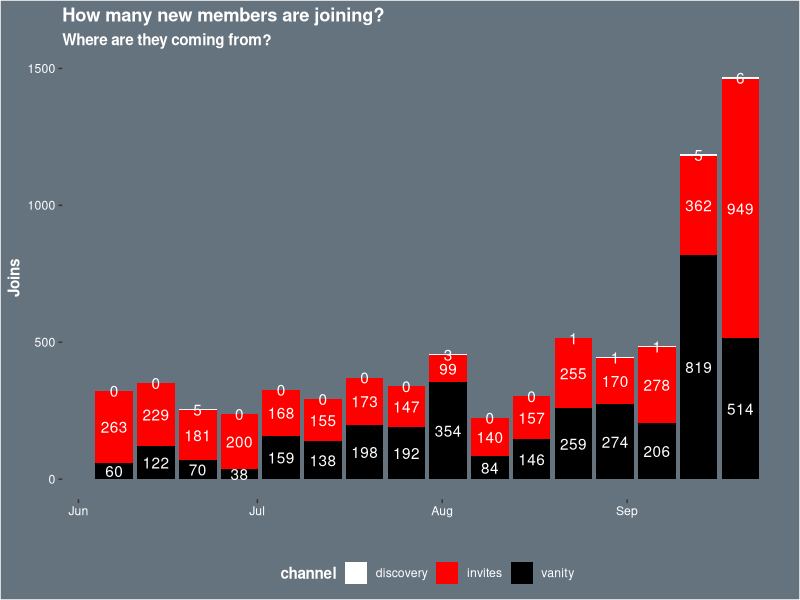
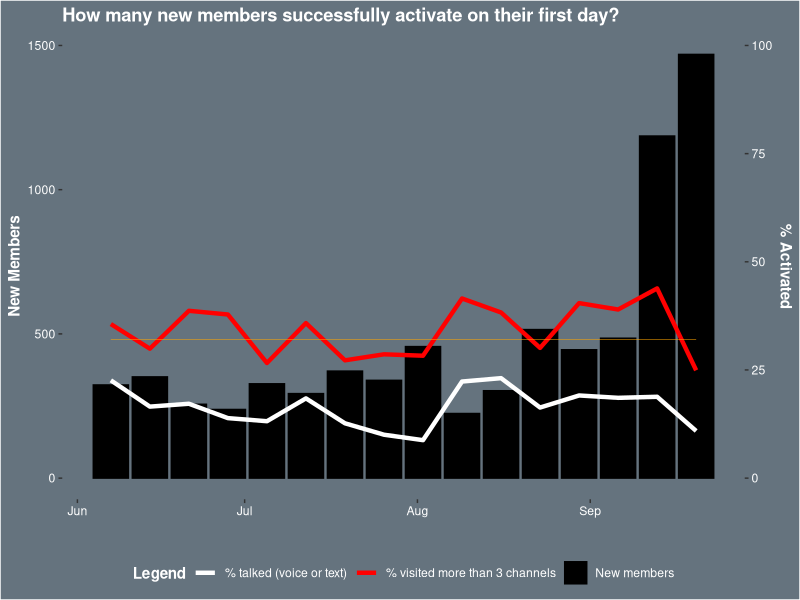
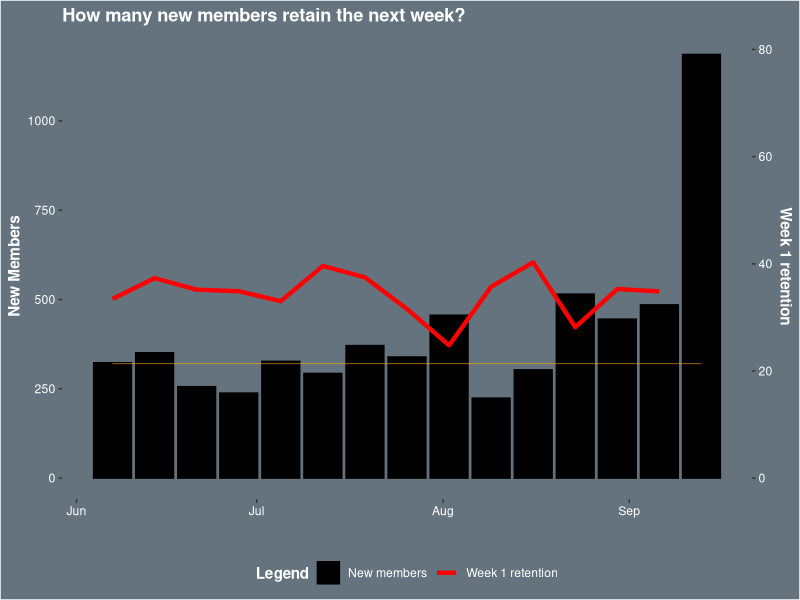
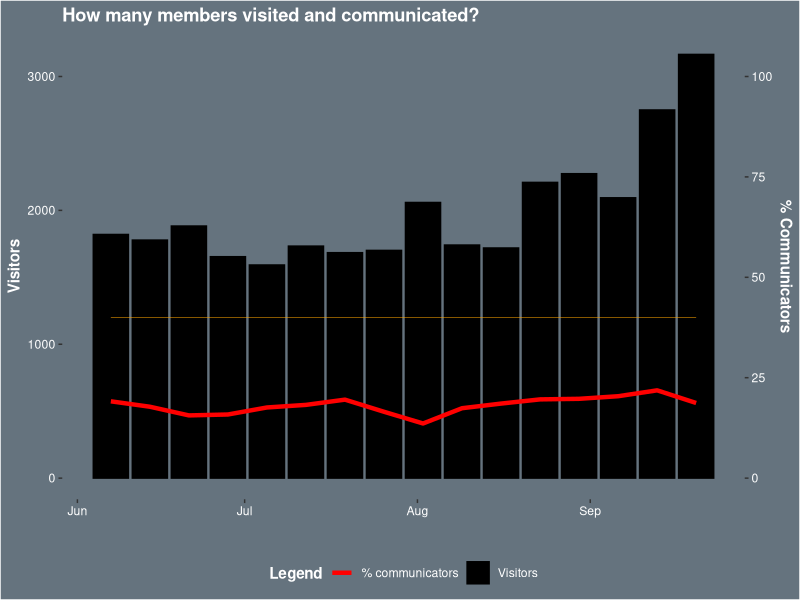
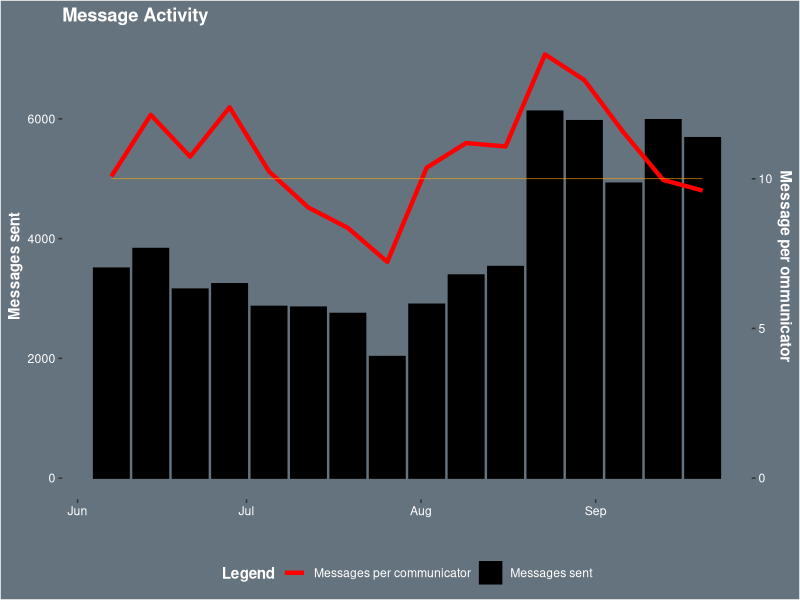

Reproduce these figures in R, in order.
# load library ----
library(tidyverse)

# load data ----
new_member <- read_csv("./raw_data/new-member-joins-by-source_290921.csv")
total_member <- read_csv("./raw_data/total-membership-joins_290921.csv")
first_activation <- read_csv("./raw_data/first-day-activation_290921.csv")
next_retention <- read_csv("./raw_data/next-week-retention_290921.csv")
visit_comm <- read_csv("./raw_data/visitors-communicators_290921.csv")
msg_avg <- read_csv("./raw_data/message-avg-msg_290921.csv")

# visualize new_member ----

# pivot longer
# fill by factor
# stacked bar chart
# geom_text
# bankless color scheme

new_member %>%
    rename(
        vanity = "vanity_joins",
        discovery = "discovery_joins",
        time = "interval_start_timestamp"
    ) %>%
    pivot_longer(cols = discovery:vanity, names_to = "channel", values_to = "count") %>%
    ggplot(aes(x = time, y = count, fill = channel)) +
    geom_bar(position = "stack", stat = "identity") +
    geom_text(aes(label = count), position = position_stack(vjust = 0.5), color = "white") +
    theme(
        legend.position = "bottom",
        legend.background = element_rect(fill = "#65737e"),
        legend.text = element_text(color = "white"),
        legend.title = element_text(color = "white"),
        panel.background = element_rect(fill = "#65737e"),
        panel.grid.major = element_line(color = "#65737e"),
        panel.grid.minor = element_line(color = "#65737e"),
        plot.background = element_rect(fill = "#65737e"),
        axis.text.x = element_text(color = "white"),
        axis.text.y = element_text(color = "white"),
        axis.title.x = element_text(color = "white"),
        axis.title.y = element_text(color = "white"),
        title = element_text(color = "white", face = "bold")
    ) +
    scale_fill_manual(values = c("white", "red", "black")) +
    labs(
        title = "How many new members are joining?",
        subtitle = "Where are they coming from?",
        y = "Joins",
        x = ""
    )

# visualize total_member ----

# basic line chart
# bankless color scheme


# visualize first day activation ----

# pivot longer - no need for double y-axis
# two-sided Y-axis
# two lines + bar chart
# one hard coded line (benchmark)
# bankless color scheme

first_activation %>%
    rename(
        time = "interval_start_timestamp",
        new = "new_members",
        talked = "pct_communicated",
        visited = "pct_opened_channels"
    ) %>%
    ggplot(aes(x = time)) +
    geom_bar(aes(y = new, color = "New members"), stat = "identity", fill = "black") +
    geom_line(aes(y = talked*15, color = "% talked (voice or text)"), size = 1.5) +
    geom_line(aes(y = visited*15, color = "% visited more than 3 channels"), size = 1.5) +
    geom_line(y = 480, color = "orange", size = 0.2) +
    scale_y_continuous(
        name = "New Members",
        sec.axis = sec_axis(trans = ~./1500*100, name = "% Activated")
    ) +
    scale_color_manual(values = c("white", "red", "black")) +
    theme(
        legend.position = "bottom",
        legend.background = element_rect(fill = "#65737e"),
        legend.text = element_text(color = "white"),
        legend.title = element_text(color = "white"),
        panel.background = element_rect(fill = "#65737e"),
        panel.grid.major = element_line(color = "#65737e"),
        panel.grid.minor = element_line(color = "#65737e"),
        plot.background = element_rect(fill = "#65737e"),
        axis.text.x = element_text(color = "white"),
        axis.text.y = element_text(color = "white"),
        axis.title.x = element_text(color = "white"),
        axis.title.y = element_text(color = "white"),
        title = element_text(color = "white", face = "bold")
    ) +
    labs(
        title = "How many new members successfully activate on their first day?",
        x = "",
        color = "Legend"
    )

# visualize next week retention ----

# pivot longer - no need for double y-axis
# two-sided Y-axis
# one line + bar chart
# one hard coded line (benchmark)
# bankless color scheme

next_retention %>%
    rename(
        time = "interval_start_timestamp",
        new = "new_members",
        retained = "pct_retained"
    ) %>%
    ggplot(aes(x = time)) +
    geom_bar(aes(y = new, color = "New members"), stat = "identity", fill = "black") +
    geom_line(aes(y = retained*15, color = "Week 1 retention"), size = 1.5) +
    geom_line(y = 320, color = "orange", size = 0.2) +
    scale_y_continuous(
        name = "New Members",
        sec.axis = sec_axis(trans = ~./1500*100, name = "Week 1 retention")
    ) +
    scale_color_manual(values = c("black", "red")) +
    theme(
        legend.position = "bottom",
        legend.background = element_rect(fill = "#65737e"),
        legend.text = element_text(color = "white"),
        legend.title = element_text(color = "white"),
        panel.background = element_rect(fill = "#65737e"),
        panel.grid.major = element_line(color = "#65737e"),
        panel.grid.minor = element_line(color = "#65737e"),
        plot.background = element_rect(fill = "#65737e"),
        axis.text.x = element_text(color = "white"),
        axis.text.y = element_text(color = "white"),
        axis.title.x = element_text(color = "white"),
        axis.title.y = element_text(color = "white"),
        title = element_text(color = "white", face = "bold")
    ) +
    labs(
        title = "How many new members retain the next week?",
        x = "",
        color = "Legend"
    )

# visualize Visitors & Communicators ----

# pivot longer - no need for double y-axis
# two-sided Y-axis
# one line + bar chart
# one hard coded line (benchmark)
# bankless color scheme

visit_comm %>%
    rename(
        time = "interval_start_timestamp",
        comm = "pct_communicated"
    ) %>%
    ggplot(aes(x = time)) +
    geom_bar(aes(y = visitors, color = "Visitors"), stat = "identity", fill = "black") +
    geom_line(aes(y = comm*30, color = "% communicators"), size = 1.5) +
    geom_line(y = 1200, color = "orange", size = 0.2) +
    scale_y_continuous(
        name = "Visitors",
        sec.axis = sec_axis(trans = ~./3000*100, name = "% Communicators")
    ) +
    scale_color_manual(values = c("red", "black")) +
    theme(
        legend.position = "bottom",
        legend.background = element_rect(fill = "#65737e"),
        legend.text = element_text(color = "white"),
        legend.title = element_text(color = "white"),
        panel.background = element_rect(fill = "#65737e"),
        panel.grid.major = element_line(color = "#65737e"),
        panel.grid.minor = element_line(color = "#65737e"),
        plot.background = element_rect(fill = "#65737e"),
        axis.text.x = element_text(color = "white"),
        axis.text.y = element_text(color = "white"),
        axis.title.x = element_text(color = "white"),
        axis.title.y = element_text(color = "white"),
        title = element_text(color = "white", face = "bold")
    ) +
    labs(
        title = "How many members visited and communicated?",
        x = "",
        color = "Legend"
    )

# visualize message avg msg ----

# pivot longer - no need for double y-axis
# two-sided Y-axis
# one line + bar chart
# one hard coded line (benchmark)
# bankless color scheme

msg_avg %>%
    rename(
        time = "interval_start_timestamp",
        per = "messages_per_communicator"
    ) %>%
    ggplot(aes(x = time)) +
    geom_bar(aes(y = messages, color = "Messages sent"), stat = "identity", fill = "black") +
    # conversion between two y-axis (similar to % conversion)
    geom_line(aes(y = per*6000/12, color = "Messages per communicator"), size = 1.5) +
    geom_line(y = 5000, color = "orange", size = 0.2) +
    scale_y_continuous(
        name = "Messages sent",
        sec.axis = sec_axis(trans = ~./6000*12, name = "Message per ommunicator")
    ) +
    scale_color_manual(values = c("red", "black")) +
    theme(
        legend.position = "bottom",
        legend.background = element_rect(fill = "#65737e"),
        legend.text = element_text(color = "white"),
        legend.title = element_text(color = "white"),
        panel.background = element_rect(fill = "#65737e"),
        panel.grid.major = element_line(color = "#65737e"),
        panel.grid.minor = element_line(color = "#65737e"),
        plot.background = element_rect(fill = "#65737e"),
        axis.text.x = element_text(color = "white"),
        axis.text.y = element_text(color = "white"),
        axis.title.x = element_text(color = "white"),
        axis.title.y = element_text(color = "white"),
        title = element_text(color = "white", face = "bold")
    ) +
    labs(
        title = "Message Activity",
        x = "",
        color = "Legend"
    )
